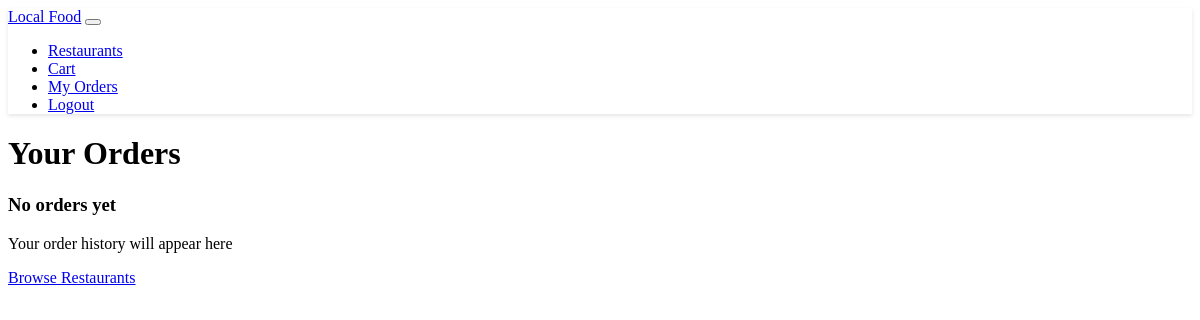
/orders (signed in), run on an earlier commit of the app's database.
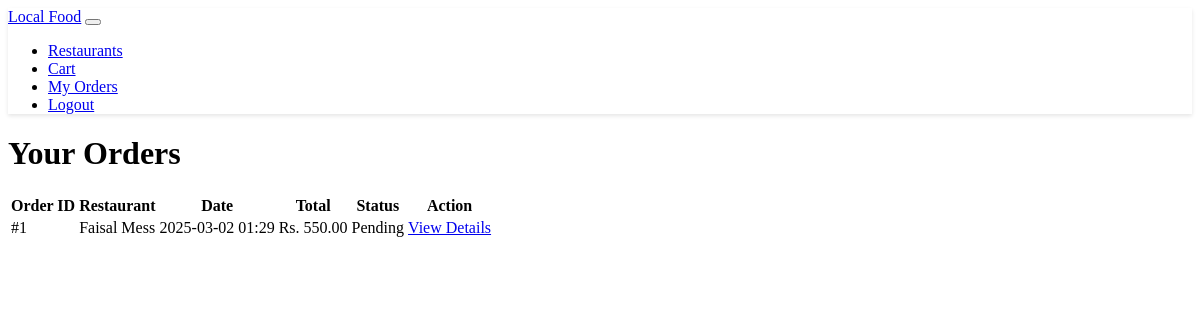
And on a later commit of the database.
### models.py (models this page shows)
class Order(db.Model):
    id = db.Column(db.Integer, primary_key=True)
    user_id = db.Column(db.Integer, db.ForeignKey('user.id'), nullable=False)
    restaurant_id = db.Column(db.Integer, db.ForeignKey('restaurant.id'), nullable=False)
    status = db.Column(db.String(50), default='pending')  # pending, preparing, ready, completed
    total_amount = db.Column(db.Float, nullable=False)
    created_at = db.Column(db.DateTime, server_default=db.func.now())
    items = db.relationship('OrderItem', backref='order', lazy=True)

class Restaurant(db.Model):
    id = db.Column(db.Integer, primary_key=True)
    name = db.Column(db.String(100), nullable=False)
    description = db.Column(db.Text)
    image_url = db.Column(db.String(200))
    menu_items = db.relationship('MenuItem', backref='restaurant', lazy=True)
    orders = db.relationship('Order', backref='restaurant', lazy=True)
    managers = db.relationship('User', backref='managed_restaurant', lazy=True,
                             foreign_keys=[User.managed_restaurant_id])

### routes.py (the view)
@app.route('/orders')
@login_required
def order_history():
    try:
        orders = Order.query.filter_by(user_id=current_user.id)\
            .order_by(Order.created_at.desc())\
            .all()
        return render_template('orders/history.html', orders=orders)
    except Exception as e:
        logging.error(f"Error fetching order history: {str(e)}")
        flash('Error loading order history')
        return redirect(url_for('index'))

### models.py (called while the page is built)
@login_manager.user_loader
def load_user(id):
    return User.query.get(int(id))

### templates/orders/history.html
{% extends "base.html" %}
{% block content %}
<div class="container">
    <h1 class="mb-4">Your Orders</h1>
    {% if orders %}
    <div class="row">
        <div class="col-12">
            <div class="card mb-4">
                <div class="card-body">
                    <div class="table-responsive">
                        <table class="table">
                            <thead>
                                <tr>
                                    <th>Order ID</th>
                                    <th>Restaurant</th>
                                    <th>Date</th>
                                    <th>Total</th>
                                    <th>Status</th>
                                    <th>Action</th>
                                </tr>
                            </thead>
                            <tbody>
                                {% for order in orders %}
                                <tr>
                                    <td>#{{ order.id }}</td>
                                    <td>{{ order.restaurant.name }}</td>
                                    <td>{{ order.created_at.strftime('%Y-%m-%d %H:%M') }}</td>
                                    <td>Rs. {{ "%.2f"|format(order.total_amount) }}</td>
                                    <td>
                                        <span class="badge {% if order.status == 'pending' %}bg-warning{% elif order.status == 'preparing' %}bg-info{% elif order.status == 'ready' %}bg-success{% else %}bg-secondary{% endif %}">
                                            {{ order.status.title() }}
                                        </span>
                                    </td>
                                    <td>
                                        <a href="{{ url_for('order_details', order_id=order.id) }}" class="btn btn-sm btn-primary">View Details</a>
                                    </td>
                                </tr>
                                {% endfor %}
                            </tbody>
                        </table>
                    </div>
                </div>
            </div>
        </div>
    </div>
    {% else %}
    <div class="text-center py-5">
        <h3>No orders yet</h3>
        <p class="lead mb-4">Your order history will appear here</p>
        <a href="{{ url_for('restaurants') }}" class="btn btn-primary">Browse Restaurants</a>
    </div>
    {% endif %}
</div>
{% endblock %}

### templates/base.html (shortened to what this page needs)
<!DOCTYPE html>
<html lang="en" data-bs-theme="dark">
<head>
    <link href="https://cdn.replit.com/agent/bootstrap-agent-dark-theme.min.css" rel="stylesheet">
    <link href="{{ url_for('static', filename='css/custom.css') }}" rel="stylesheet">
</head>
<body>
    <nav class="navbar navbar-expand-lg navbar-dark bg-dark mb-4">
        <div class="container">
            <a class="navbar-brand" href="{{ url_for('index') }}">Local Food</a>
            <button class="navbar-toggler" type="button" data-bs-toggle="collapse" data-bs-target="#navbarNav">
            </button>
            <div class="collapse navbar-collapse" id="navbarNav">
                <ul class="navbar-nav ms-auto">
                    {% if current_user.is_authenticated %}
                    <li class="nav-item">
                        <a class="nav-link" href="{{ url_for('restaurants') }}">Restaurants</a>
                    </li>
                    <li class="nav-item">
                        <a class="nav-link" href="{{ url_for('view_cart') }}">Cart</a>
                    </li>
                    <li class="nav-item">
                        <a class="nav-link" href="{{ url_for('order_history') }}">My Orders</a>
                    </li>
                    <li class="nav-item">
                        <a class="nav-link" href="{{ url_for('logout') }}">Logout</a>
                    </li>
                    {% endif %}
                </ul>
            </div>
        </div>
    </nav>
    <div class="container">
        {% block content %}{% endblock %}
    </div>
</body>
</html>

### static/css/custom.css (style rules this page uses)
.card { transition: transform 0.2s; margin-bottom: 20px; }
.navbar { box-shadow: 0 2px 4px rgba(0,0,0,0.1); }

What changed in the data, as far as the page shows it:
added Order: id "1", restaurant.name "Faisal Mess", created_at "2025-03-02 01:29", total_amount "550.00", status "Pending"
Also different on the page:
text no longer shown: "No orders yet Your order history will appear here Browse Restaurants"
text now shown: "Order ID Restaurant Date Total Status Action"
